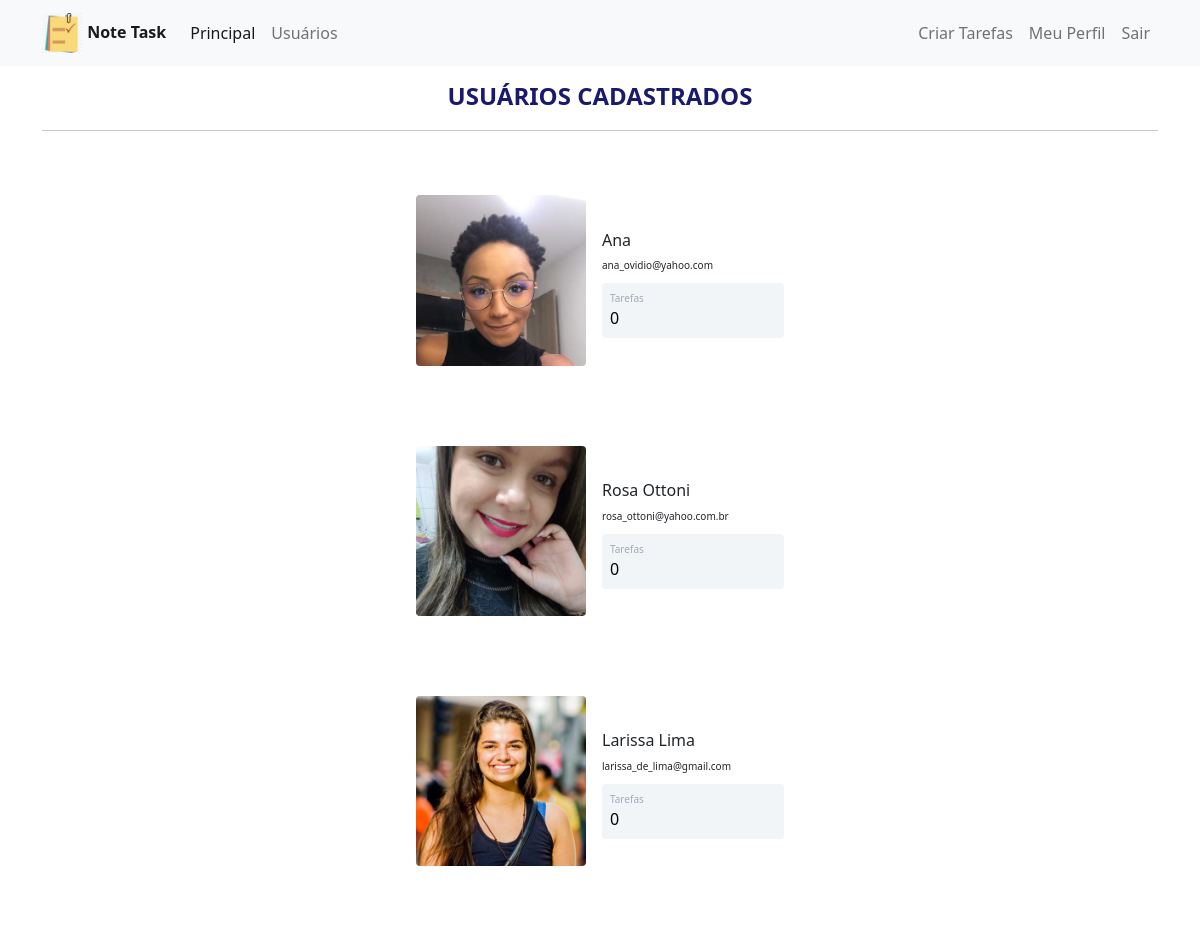
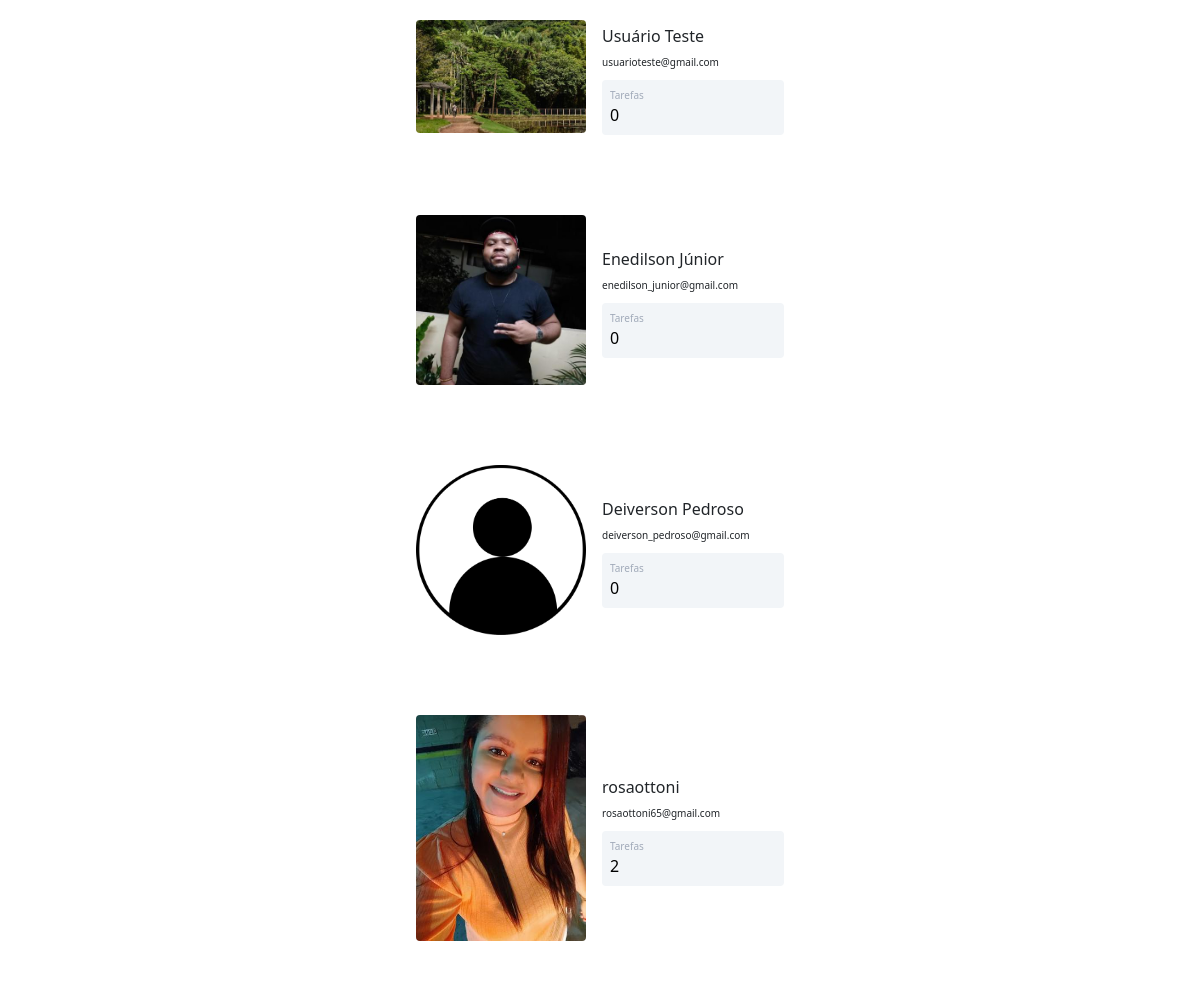
Screenshot of /users (signed in) with the database file from the repository (2 pictures, top to bottom).
### general_system/models.py (models this page shows)
class Usuario(data_base.Model, UserMixin):
    id = data_base.Column(data_base.Integer, primary_key=True)
    username = data_base.Column(data_base.String, nullable=False)
    email = data_base.Column(data_base.String, nullable=False, unique=True)
    password = data_base.Column(data_base.String, nullable=False)
    perf_photo = data_base.Column(data_base.String, default='default.jpg')
    posts = data_base.relationship('Post', backref='autor', lazy=True)
    courses = data_base.Column(data_base.String, nullable=False, default='')
    def count_posts(self):
        return len(self.posts)

### general_system/routes.py (the view)
@app.route("/users")
@login_required
def users():
    set_users = Usuario.query.all()
    return render_template('users.html', set_users=set_users)

### general_system/models.py (called while the page is built)
@login_manager.user_loader
def load_user(id_user):
    return Usuario.query.get(int(id_user))

### general_system/templates/users.html (shortened to what this page needs)
{% extends 'base.html' %}
{% block bory %}
    <div class="container">
        <div align="center">
        <h1 style="color: midnightblue"><strong><font size="5">USUÁRIOS CADASTRADOS</font></strong></h1>
        <hr>
        </div>
        {% for user in set_users %}
            <div class="container mt-5 d-flex justify-content-center">
                <div class="card p-3">
                    <div class="d-flex align-items-center">
                        <div class="image pe-3"> <img src="{{url_for('static', filename='image_id_user/{}'.format(user.perf_photo))}}" class="rounded" width="170"> </div>
                        <div class="ml-3 w-100">
                            <h4 class="mb-0 mt-0"><font size="3">{{user.username}}</font></h4> <span><font size="1">{{user.email}}</font></span>
                            <div class="p-2 mt-2 bg-primary d-flex justify-content-between rounded text-white stats">
                                <div class="d-flex flex-column"> <span class="rating">Tarefas</span> <span class="number3">{{user.count_posts()}}</span> </div>
                            </div>
                        </div>
                    </div>
                </div>
            </div>
        {% endfor %}
    </div>
{% endblock %}

### general_system/templates/base.html (shortened to what this page needs)
<!DOCTYPE html>
<html lang="pt-br">
<head>
    <link href="https://cdn.jsdelivr.net/npm/bootstrap@5.1.3/dist/css/bootstrap.min.css" rel="stylesheet">
    <link rel="stylesheet" type="text/css" href="{{ url_for('static', filename='main.css') }}">
</head>
<body>
    {% include 'navbar.html' %}
    {% block bory %}
    {% endblock %}
</body>
</html>

### general_system/templates/navbar.html (shortened to what this page needs)
<nav class="navbar navbar-expand-lg navbar-light bg-light" xmlns="http://www.w3.org/1999/html">
  <div class="container-fluid container">
    <a class="navbar-brand" href="#">
      <img src="{{ url_for('static', filename='image_navbar/note.png') }}" alt="" width="40" height="40" class="d-inline-block align-text-center">
      <strong><font size="3">Note Task </font></strong>
    </a>
    <div class="collapse navbar-collapse" id="navbarSupportedContent">
      <ul class="navbar-nav me-auto mb-2 mb-lg-0">
        <li class="nav-item">
          <a class="nav-link active" aria-current="page" href="{{url_for('home')}}">Principal</a>
        </li>
        <li class="nav-item">
          <a class="nav-link" href="{{url_for('users')}}">Usuários</a>
        </li>
      </ul>
      <ul class="d-flex navbar-nav">
        {% if current_user.is_authenticated %}
            <li class="nav-item">
              <a class="nav-link" href="{{ url_for('create_post') }}">Criar Tarefas</a>
            </li>
            <li class="nav-item">
              <a class="nav-link" href="{{ url_for('my_profile') }}">Meu Perfil</a>
            </li>
            <li class="nav-item">
              <a class="nav-link" href="{{ url_for('logout') }}">Sair</a>
            </li>
        {%endif%}
      </ul>
    </div>
  </div>
</nav>

### general_system/static/main.css (style rules this page uses)
.card { width: 400px; border: none; border-radius: 10px; background-color: #fff }
.stats { background: #f2f5f8 !important; color: #000 !important }
.rating { font-size: 10px; color: #a1aab9 }
.number3 { font-weight: 500 }

### rows the page displays
Usuario: perf_photo (picture), username "Ana", email "ana_ovidio@yahoo.com", count_posts "0"
Usuario: perf_photo (picture), username "Rosa Ottoni", email "rosa_ottoni@yahoo.com.br", count_posts "0"
Usuario: perf_photo (picture), username "Larissa Lima", email "larissa_de_lima@gmail.com", count_posts "0"
Usuario: perf_photo (picture), username "Usuário Teste", email "usuarioteste@gmail.com", count_posts "0"
Usuario: perf_photo (picture), username "Enedilson Júnior", email "enedilson_junior@gmail.com", count_posts "0"
Usuario: perf_photo (placeholder picture), username "Deiverson Pedroso", email "deiverson_pedroso@gmail.com", count_posts "0"
Usuario: perf_photo (picture), username "rosaottoni", email "rosaottoni65@gmail.com", count_posts "2"
